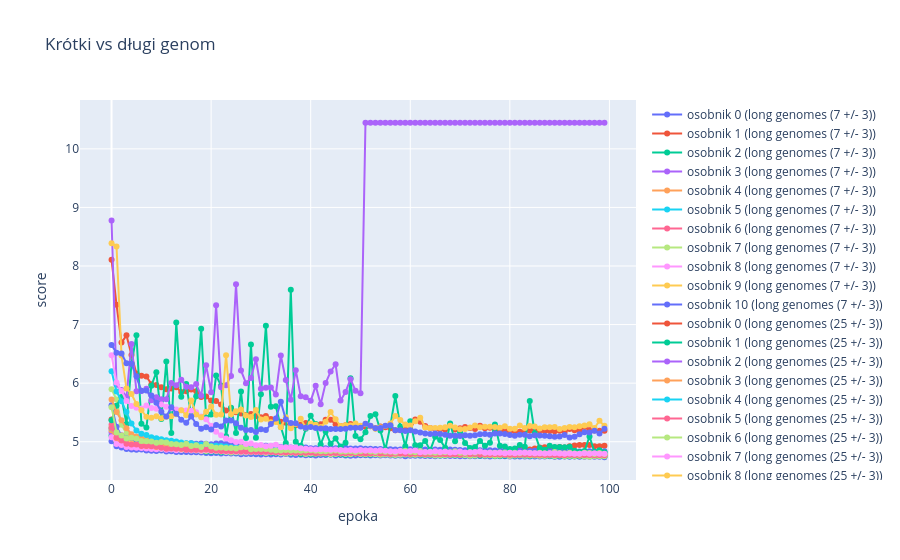

The notebook cell this image was saved under:
### Code cell
import pandas as pd
import re
import plotly.graph_objects as go
from plotly.subplots import make_subplots



def parse_tensor(x):
    if isinstance(x, str):
        m = re.search(r"tensor\(([-+]?\d*\.?\d+)\)", x)
        if m:
            return float(m.group(1))
    return float(x)

df_short_genes = pd.read_csv("/home/piotr/repos/magisterka/outputs/100_epok_0.1_epoki_10_oryginalnych_genomow/epochs.csv")
df_short_genes["score"] = df_short_genes["score"].apply(parse_tensor)
df_short_genes["source"] = "long genomes (7 +/- 3)"

df_long_genes = pd.read_csv("/home/piotr/repos/magisterka/outputs/100_epok_0.1_epoki_10_nowych_dlugich_genomow/epochs.csv")
df_long_genes["score"] = df_long_genes["score"].apply(parse_tensor)
df_long_genes["source"] = "long genomes (25 +/- 3)"


fig = make_subplots(rows=2, cols=1, shared_xaxes=True,
                    subplot_titles=("Krótki genom (7 +/- 3)", "Długi genom (25 +/- 3)"))
for (osobnik, source), group in df_short_genes.groupby(["osobnik", "source"]):
    fig.add_trace(go.Scatter(
        x=group["epoch"],
        y=group["score"],
        mode="lines+markers",
        name=f"osobnik {osobnik} ({source})"
    ),
    row=1, col=1)

for (osobnik, source), group in df_long_genes.groupby(["osobnik", "source"]):
    fig.add_trace(go.Scatter(
        x=group["epoch"],
        y=group["score"],
        mode="lines+markers",
        name=f"osobnik {osobnik} ({source})"
    ),
    row=2, col=1)

fig.update_layout(
    title="Krótki vs długi genom",
    xaxis_title="epoka",
    yaxis_title="score",
)
fig.show(config={"scrollZoom": True})
fig.write_html("wykres.html" ,config={"scrollZoom": True})
